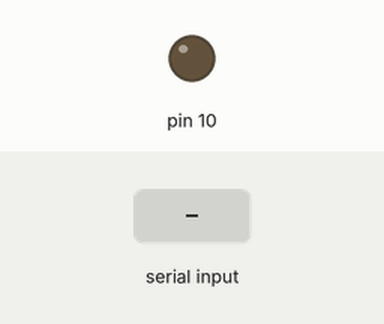
Simulated run of this sketch. Board: Arduino Uno, built with avr-gcc and run on an emulated ATmega328P. Shown: output pins drawn as LEDs (lit = HIGH). The inputs (shaded band) are chosen by the test bench.

Above: at 1.2 s.
1.3 s: "S" received over Serial
At 1.9 s:
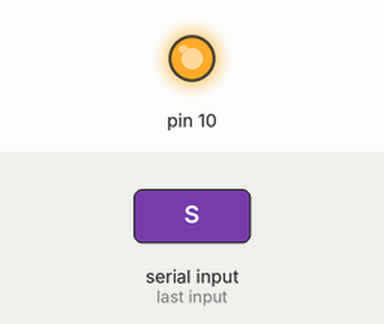
9.3 s: "P" received over Serial
At 10.3 s:
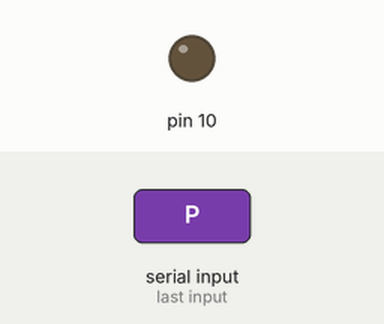
Timing chart, 0 to 12.3 s (numbered marks = the images above; inputs shaded):
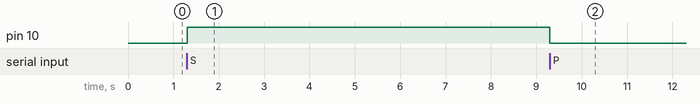

Measured:
- after the input at 1.3 s, pin 10: LOW → HIGH at once
- after the input at 9.3 s, pin 10: HIGH → LOW at once

The sketch:

sketch_jan05a.ino
```cpp
#include <Keypad.h>

const byte numRows= 4; //number of rows on the keypad
const byte numCols= 4; //number of columns on the keypad
//keymap defines the key pressed according to the row and columns just as appears on the keypad
char keymap[numRows][numCols]=
{
{'1', '2', '3', 'A'},
{'4', '5', '6', 'B'},
{'7', '8', '9', 'C'},
{'*', '0', '#', 'D'}
};

//Code that shows the the keypad connections to the arduino terminals
byte rowPins[numRows] = {9,8,7,6}; //Rows 0 to 3
byte colPins[numCols]= {5,4,3,2}; //Columns 0 to 3

//initializes an instance of the Keypad class
Keypad myKeypad= Keypad(makeKeymap(keymap), rowPins, colPins, numRows, numCols);

void setup()
{
  Serial.begin(9600);
  pinMode (10, OUTPUT);
}

//If key is pressed, this key is stored in 'keypressed' variable
//If key is not equal to 'NO_KEY', then this key is printed out
//if count=17, then count is reset back to 0 (this means no key is pressed during the whole keypad scan process
void loop()
{
  String content = "";
  char character;
  while(Serial.available()) {
      character = Serial.read();
      content.concat(character);
  }

  if (content.equals("S")) {
        digitalWrite(10, HIGH);
  }

  if (content.equals("P")) {
        digitalWrite(10, LOW);
  }
  char keypressed = myKeypad.getKey();
  if (keypressed != NO_KEY)
  {
    Serial.println(keypressed);
  }

}
```
